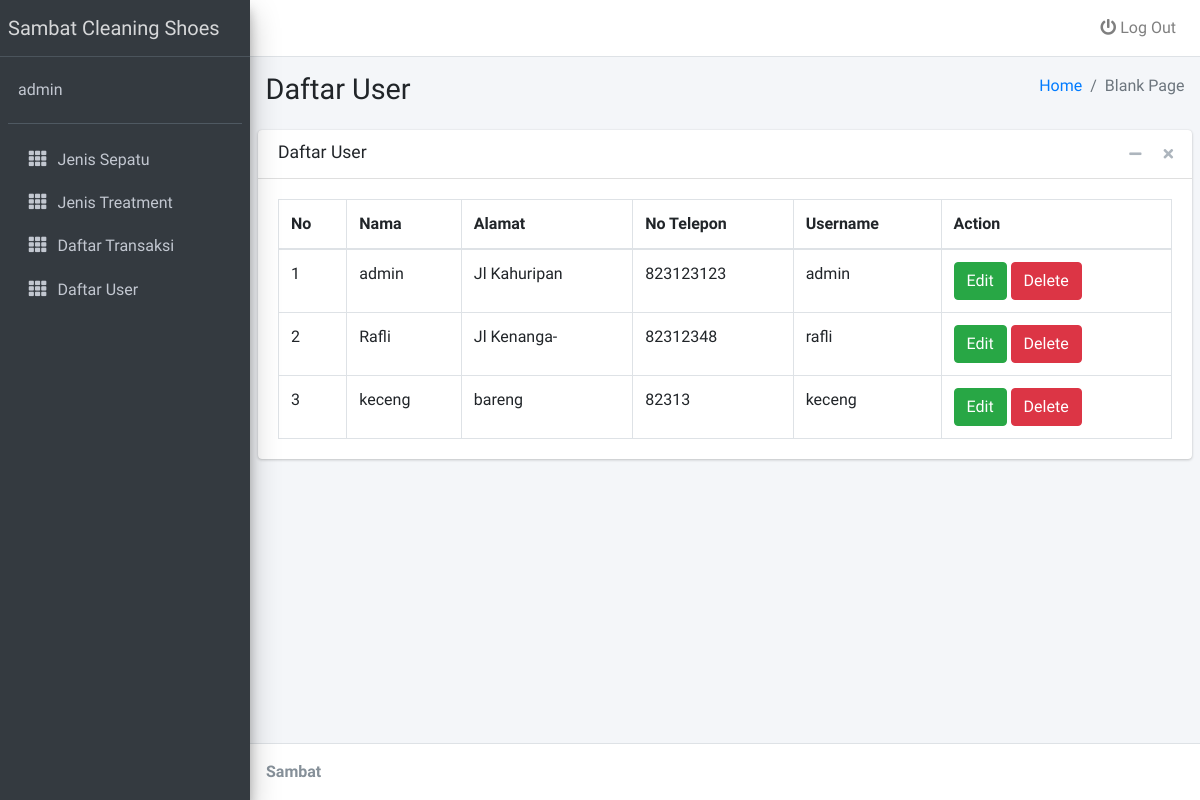
The page /admin_manageuser.php (signed in) on the database as committed earlier.
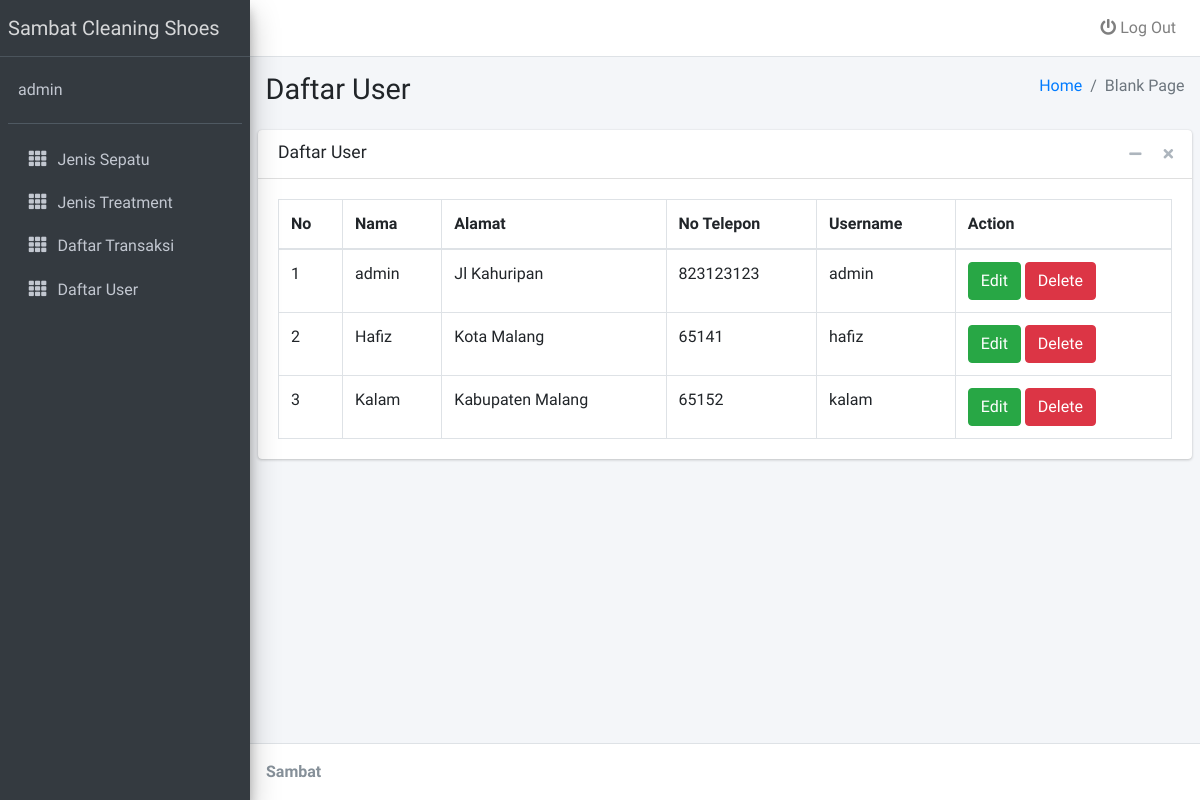
The same page on the database as committed later.
### tables this page shows
CREATE TABLE `user` (
  `id_user` int NOT NULL,
  `nama` varchar(15) NOT NULL,
  `alamat` varchar(50) NOT NULL,
  `no_telp` int NOT NULL,
  `username` varchar(25) NOT NULL,
  `password` varchar(25) NOT NULL,
  `level` int NOT NULL DEFAULT '1'
);

### admin_manageuser.php (the view, shortened to what this page needs)
<!DOCTYPE html>
<?php
include('config.php');
?>
<html>
<head>
  <link rel="stylesheet" href="assets/plugins/fontawesome-free/css/all.min.css">
  <link rel="stylesheet" href="https://code.ionicframework.com/ionicons/2.0.1/css/ionicons.min.css">
  <link rel="stylesheet" href="assets/dist/css/adminlte.min.css">
</head>
<body class="hold-transition sidebar-mini">
<div class="wrapper">
  <nav class="main-header navbar navbar-expand navbar-white navbar-light">
    <ul class="navbar-nav ml-auto">
      <li class="nav-item dropdown">
        <a class="nav-link" href="logout.php">
            <i class="fas fa-power-off"></i> Log Out
        </a>
      </li>
    </ul>
  </nav>
  <aside class="main-sidebar sidebar-dark-primary elevation-4">
    <a href="../../index3.html" class="brand-link">
      <span class="brand-text font-weight-light">Sambat Cleaning Shoes</span>
    </a>
    <div class="sidebar">
      <div class="user-panel mt-3 pb-3 mb-3 d-flex">
        <div class="info">
          <a href="#" class="d-block"><?php echo $_SESSION['username'] ?></a>
        </div>
      </div>
      <nav class="mt-2">
        <ul class="nav nav-pills nav-sidebar flex-column" data-widget="treeview" role="menu" data-accordion="false">
          <li class="nav-item">
            <a href="admin_jenissepatu.php" class="nav-link">
              <i class="nav-icon fas fa-th"></i>
              <p>
               Jenis Sepatu
              </p>
            </a>
          </li>
          <li class="nav-item">
            <a href="admin_jenistreatment.php" class="nav-link">
              <i class="nav-icon fas fa-th"></i>
              <p>
               Jenis Treatment
              </p>
            </a>
          </li>
          <li class="nav-item">
            <a href="admin_transaksi.php" class="nav-link">
              <i class="nav-icon fas fa-th"></i>
              <p>
               Daftar Transaksi
              </p>
            </a>
          </li>
          <li class="nav-item">
            <a href="admin_manageuser.php" class="nav-link">
              <i class="nav-icon fas fa-th"></i>
              <p>
               Daftar User
              </p>
            </a>
          </li>
  </aside>
  <div class="content-wrapper">
    <section class="content-header">
      <div class="container-fluid">
        <div class="row mb-2">
          <div class="col-sm-6">
            <h1>Daftar User</h1>
          </div>
          <div class="col-sm-6">
            <ol class="breadcrumb float-sm-right">
              <li class="breadcrumb-item"><a href="#">Home</a></li>
              <li class="breadcrumb-item active">Blank Page</li>
            </ol>
          </div>
        </div>
      </div>
    </section>
    <section class="content">
      <div class="card">
        <div class="card-header">
          <h3 class="card-title">Daftar User</h3>
          <div class="card-tools">
            <button type="button" class="btn btn-tool" data-card-widget="collapse" data-toggle="tooltip" title="Collapse">
              <i class="fas fa-minus"></i></button>
            <button type="button" class="btn btn-tool" data-card-widget="remove" data-toggle="tooltip" title="Remove">
              <i class="fas fa-times"></i></button>
          </div>
        </div>
        <div class="card-body">
          <table id="example2" class="table table-bordered table-hover">
                <thead>
                <tr>
                  <th>No</th>
                  <th>Nama</th>
                  <th>Alamat</th>
                  <th>No Telepon</th>
                  <th>Username</th>
                  <th>Action</th>
                </tr>
                </thead>
                <tbody>
                <?php
				$sql = mysqli_query($koneksi, "SELECT * from user") or die(mysqli_error($koneksi));
				if(mysqli_num_rows($sql) > 0){
					$no = 1;
					while($data = mysqli_fetch_assoc($sql)){
						echo '
						<tr>
							<td>'.$no.'</td>
							<td>'.$data['nama'].'</td>
                            <td>'.$data['alamat'].'</td>
                            <td>'.$data['no_telp'].'</td>
                            <td>'.$data['username'].'</td>
              <td>
              <a type="button" class="btn btn-success" href="edit_user.php?id='.$data['id_user'].'">Edit</a>
              <a type="button" class="btn btn-danger" href="delete_user.php?id='.$data['id_user'].'">Delete</a>
              </td>
						</tr>
						';
						$no++;
					}
				}else{
					echo '
					<tr>
						<td colspan="6">Tidak ada data.</td>
					</tr>
					';
				}
				?>
              </table>
        </div>
      </div>
    </section>
  </div>
  <footer class="main-footer">
    <strong>Sambat
  </footer>
</div>
</body>
</html>

Rows that differ between the two databases and show on the page:
changed user: nama "Rafli" → "Hafiz"; alamat "Jl Kenanga-" → "Kota Malang"; no_telp "82312348" → "65141"; username "rafli" → "hafiz"
changed user: nama "keceng" → "Kalam"; alamat "bareng" → "Kabupaten Malang"; no_telp "82313" → "65152"; username "keceng" → "kalam"
